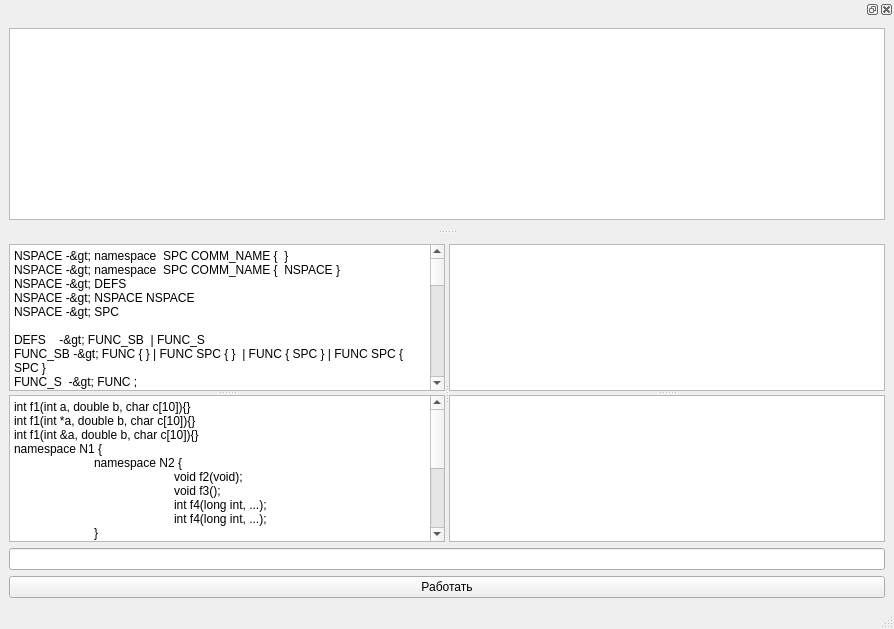
<?xml version="1.0" encoding="UTF-8"?>
<ui version="4.0">
 <class>MainWindow</class>
 <widget class="QMainWindow" name="MainWindow">
  <property name="geometry">
   <rect>
    <x>0</x>
    <y>0</y>
    <width>894</width>
    <height>629</height>
   </rect>
  </property>
  <property name="windowTitle">
   <string>MainWindow</string>
  </property>
  <widget class="QWidget" name="centralwidget">
   <layout class="QVBoxLayout" name="verticalLayout_5">
    <item>
     <widget class="QSplitter" name="splitter_3">
      <property name="orientation">
       <enum>Qt::Horizontal</enum>
      </property>
      <widget class="QSplitter" name="splitter">
       <property name="orientation">
        <enum>Qt::Vertical</enum>
       </property>
       <widget class="QPlainTextEdit" name="pteGram">
        <property name="plainText">
         <string>NSPACE -&gt; namespace &lt;NAMESPACE&gt; SPC COMM_NAME { &lt;LEVEL_U&gt; } &lt;LEVEL_D&gt;
NSPACE -&gt; namespace &lt;NAMESPACE&gt; SPC COMM_NAME { &lt;LEVEL_U&gt; NSPACE } &lt;LEVEL_D&gt;
NSPACE -&gt; DEFS &lt;CHECK&gt;
NSPACE -&gt; NSPACE NSPACE
NSPACE -&gt; SPC
 
DEFS    -&gt; FUNC_SB &lt;REAL&gt; | FUNC_S &lt;PROTO&gt;
FUNC_SB -&gt; FUNC { } | FUNC SPC { }  | FUNC { SPC } | FUNC SPC { SPC } 
FUNC_S  -&gt; FUNC ; 
 
FUNC    -&gt; FUNC_ID SPC ( ) | FUNC_ID SPC ( SPC ) SPC | FUNC_ID ( ) | FUNC_ID ( SPC ) | FUNC_ID ( ) SPC
FUNC    -&gt; FUNC_ID SPC ( ARG_LIST &lt;CHECKARGLIST&gt; ) SPC | FUNC_ID SPC ( ARG_LIST &lt;CHECKARGLIST&gt; ) | FUNC_ID ( ARG_LIST &lt;CHECKARGLIST&gt; ) SPC | FUNC_ID ( ARG_LIST &lt;CHECKARGLIST&gt; ) 
 
FUNC_ID -&gt; ARG_TYPE &lt;ADDFUNCNAME&gt;
 
ARG_LIST -&gt; ARG_TYPE &lt;ADDPARAM&gt; | ARG_MID
ARG_MID  -&gt; ARG_TYPE &lt;ADDPARAM&gt; , | ARG_MID ARG_MID | ARG_MID ARG_TYPE &lt;ADDPARAM&gt; | ARG_MID ARG_FL &lt;ADDPARAM&gt;
ARG_FL   -&gt; SPC DOTS SPC | DOTS SPC | SPC DOTS | DOTS 
DOTS     -&gt; ... &lt;LIT&gt;
 
ARG_TYPE -&gt; ARG | ARG SPC | SPC ARG | SPC ARG SPC | ARG_PTR 
ARG_TYPE -&gt; ARG_PTR | ARG_PTR SPC | SPC ARG_PTR | SPC ARG_PTR SPC 
ARG_TYPE -&gt; ARG_LINK | ARG_LINK SPC | SPC ARG_LINK | SPC ARG_LINK SPC 
 
ARG      -&gt; KEYWORD IDENTIF | void &lt;TYPE&gt; SPC IDENTIF | void &lt;TYPE&gt; SPC | void &lt;TYPE&gt; | KEYWORD | KEYWORD DIGIT_ARRAY | KEYWORD DIGIT_ARRAY SPC 

ARG_PTR  -&gt; KEYWORD AST IDENTIF | KEYWORD AST SPC IDENTIF | void &lt;TYPE&gt; SPC AST IDENTIF | void &lt;TYPE&gt; AST IDENTIF | void &lt;TYPE&gt; SPC AST SPC IDENTIF | void &lt;TYPE&gt; AST SPC IDENTIF | KEYWORD AST | KEYWORD AST SPC | KEYWORD AST DIGIT_ARRAY | KEYWORD AST SPC DIGIT_ARRAY | void &lt;TYPE&gt; SPC AST DIGIT_ARRAY | void &lt;TYPE&gt; AST DIGIT_ARRAY | void &lt;TYPE&gt; SPC AST SPC DIGIT_ARRAY 

ARG_LINK -&gt; KEYWORD AMP IDENTIF | KEYWORD AMP SPC IDENTIF | KEYWORD AMP | KEYWORD AMP SPC 
AST      -&gt; * &lt;TYPE&gt; | AST AST | AST SPC AST
AMP      -&gt; &amp; &lt;TYPE&gt;  | AMP AMP | AMP SPC AMP
 
KEYWORD -&gt; int &lt;TYPE&gt; SPC | KEYWORD_MOD_SIZE SPC | KEYWORD_MOD_SIGN SPC | KEYWORD_MOD_SIZE SPC KEYWORD_MOD_SIGN SPC | KEYWORD_MOD_SIGN SPC KEYWORD_MOD_SIZE SPC | KEYWORD_MOD_SIZE SPC int &lt;TYPE&gt; SPC | int &lt;TYPE&gt; SPC KEYWORD_MOD_SIZE SPC | KEYWORD_MOD_SIGN SPC int &lt;TYPE&gt; SPC | int &lt;TYPE&gt; SPC KEYWORD_MOD_SIGN SPC | KEYWORD_MOD_SIGN SPC KEYWORD_MOD_SIZE SPC int &lt;TYPE&gt; SPC | KEYWORD_MOD_SIZE SPC KEYWORD_MOD_SIGN SPC int &lt;TYPE&gt; SPC | KEYWORD_MOD_SIGN SPC int &lt;TYPE&gt; SPC KEYWORD_MOD_SIZE SPC | KEYWORD_MOD_SIZE SPC int &lt;TYPE&gt; SPC KEYWORD_MOD_SIGN SPC | int &lt;TYPE&gt; SPC KEYWORD_MOD_SIGN SPC KEYWORD_MOD_SIZE SPC | int &lt;TYPE&gt; SPC KEYWORD_MOD_SIZE SPC KEYWORD_MOD_SIGN SPC | int &lt;TYPE&gt; | KEYWORD_MOD_SIZE | KEYWORD_MOD_SIGN | KEYWORD_MOD_SIZE SPC KEYWORD_MOD_SIGN | KEYWORD_MOD_SIGN SPC KEYWORD_MOD_SIZE | KEYWORD_MOD_SIZE SPC int &lt;TYPE&gt; | int &lt;TYPE&gt; SPC KEYWORD_MOD_SIZE | KEYWORD_MOD_SIGN SPC int &lt;TYPE&gt; | int &lt;TYPE&gt; SPC KEYWORD_MOD_SIGN | KEYWORD_MOD_SIGN SPC KEYWORD_MOD_SIZE SPC int &lt;TYPE&gt; | KEYWORD_MOD_SIZE SPC KEYWORD_MOD_SIGN SPC int &lt;TYPE&gt; | KEYWORD_MOD_SIGN SPC int &lt;TYPE&gt; SPC KEYWORD_MOD_SIZE | KEYWORD_MOD_SIZE SPC int &lt;TYPE&gt; SPC KEYWORD_MOD_SIGN | int &lt;TYPE&gt; SPC KEYWORD_MOD_SIGN SPC KEYWORD_MOD_SIZE | int &lt;TYPE&gt; SPC KEYWORD_MOD_SIZE SPC KEYWORD_MOD_SIGN 


KEYWORD -&gt; char &lt;TYPE&gt; SPC KEYWORD_MOD_SIGN SPC | KEYWORD_MOD_SIGN SPC char &lt;TYPE&gt; SPC| char &lt;TYPE&gt; SPC | char &lt;TYPE&gt; SPC KEYWORD_MOD_SIGN | KEYWORD_MOD_SIGN SPC char &lt;TYPE&gt; | char &lt;TYPE&gt; 
KEYWORD -&gt; float &lt;TYPE&gt; SPC | double &lt;TYPE&gt; SPC | float &lt;TYPE&gt; | double &lt;TYPE&gt; 
KEYWORD -&gt; bool &lt;TYPE&gt; SPC | bool &lt;TYPE&gt; 

KEYWORD_MOD_SIGN -&gt; signed &lt;TYPE&gt; | unsigned &lt;TYPE&gt; 
KEYWORD_MOD_SIZE -&gt; short &lt;TYPE&gt; | long &lt;TYPE&gt; 

COMM_NAME -&gt; COMM_NAME2 &lt;ADDNAMESPACE&gt;&lt;CHECK&gt;
COMM_NAME2 -&gt; START | START SYMB | START SPC | START SYMB SPC
IDENTIF -&gt; START | START SYMB | IDENTIF DIGIT_ARRAY
 
SYMB    -&gt; START   | \d &lt;LIT&gt; | SYMB SYMB
START   -&gt; _ &lt;LIT&gt; | a-z &lt;LIT&gt; | A-Z &lt;LIT&gt; 
 
DIGIT_ARRAY -&gt; [ &lt;LIT&gt; DIGIT_TRIM ] &lt;LIT&gt; | [ &lt;LIT&gt; ] &lt;LIT&gt; | [ &lt;LIT&gt; SPC ] &lt;LIT&gt; | DIGIT_ARRAY DIGIT_ARRAY | DIGIT_ARRAY SPC DIGIT_ARRAY
DIGIT_TRIM -&gt; DIGIT | SPC DIGIT | DIGIT SPC  | SPC DIGIT SPC
 
DIGIT   -&gt; \d &lt;LIT&gt; | DIGIT DIGIT
SPC   -&gt; SPC SPC
SPC   -&gt; \s</string>
        </property>
        <property name="placeholderText">
         <string>Грамматика</string>
        </property>
       </widget>
       <widget class="QPlainTextEdit" name="pteInput">
        <property name="plainText">
         <string>int f1(int a, double b, char c[10]){}
int f1(int *a, double b, char c[10]){}
int f1(int &amp;a, double b, char c[10]){}
namespace N1 { 
	namespace N2 { 
		void f2(void); 
		void f3(); 
		int f4(long int, ...);
		int f4(long int, ...);
	}
	void f5(int, unsigned char) {} 
	void N1(int) {} 
	void f5(double) {}
	namespace N2 {
		void f5(double) {}
		
	}
}</string>
        </property>
        <property name="placeholderText">
         <string>Входные данные для разбора</string>
        </property>
       </widget>
      </widget>
      <widget class="QSplitter" name="splitter_2">
       <property name="orientation">
        <enum>Qt::Vertical</enum>
       </property>
       <widget class="QTableView" name="tvTable">
        <property name="editTriggers">
         <set>QAbstractItemView::NoEditTriggers</set>
        </property>
        <property name="alternatingRowColors">
         <bool>true</bool>
        </property>
        <property name="selectionMode">
         <enum>QAbstractItemView::SingleSelection</enum>
        </property>
        <property name="selectionBehavior">
         <enum>QAbstractItemView::SelectRows</enum>
        </property>
       </widget>
       <widget class="QPlainTextEdit" name="pteOutput">
        <property name="readOnly">
         <bool>true</bool>
        </property>
       </widget>
      </widget>
     </widget>
    </item>
    <item>
     <widget class="QLineEdit" name="leResult">
      <property name="readOnly">
       <bool>true</bool>
      </property>
     </widget>
    </item>
    <item>
     <widget class="QPushButton" name="pbWork">
      <property name="text">
       <string>Работать</string>
      </property>
     </widget>
    </item>
   </layout>
  </widget>
  <widget class="QMenuBar" name="menubar">
   <property name="geometry">
    <rect>
     <x>0</x>
     <y>0</y>
     <width>894</width>
     <height>20</height>
    </rect>
   </property>
  </widget>
  <widget class="QStatusBar" name="statusbar"/>
  <widget class="QDockWidget" name="dockWidget">
   <attribute name="dockWidgetArea">
    <number>4</number>
   </attribute>
   <widget class="QWidget" name="dockWidgetContents">
    <layout class="QHBoxLayout" name="horizontalLayout">
     <item>
      <widget class="QTableView" name="lvSteps">
       <property name="editTriggers">
        <set>QAbstractItemView::NoEditTriggers</set>
       </property>
       <property name="selectionMode">
        <enum>QAbstractItemView::SingleSelection</enum>
       </property>
       <property name="selectionBehavior">
        <enum>QAbstractItemView::SelectRows</enum>
       </property>
       <attribute name="verticalHeaderVisible">
        <bool>false</bool>
       </attribute>
      </widget>
     </item>
    </layout>
   </widget>
  </widget>
 </widget>
 <resources/>
 <connections/>
</ui>
